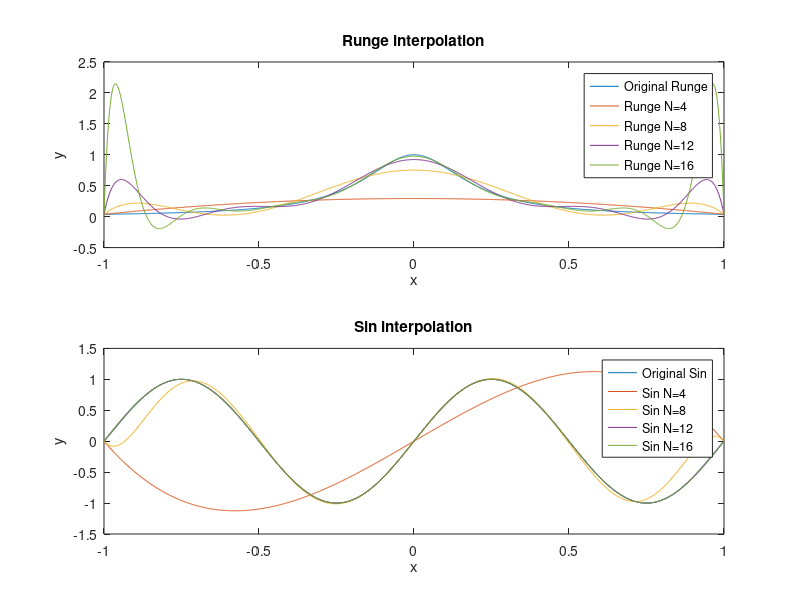

Source code (MATLAB):
function [V, original_Runge, original_sine, interpolated_Runge, interpolated_sine] = zadanie1()
% Rozmiar tablic komórkowych (cell arrays) V, interpolated_Runge, interpolated_sine: [1,4].
% V{i} zawiera macierz Vandermonde wyznaczoną dla liczby węzłów interpolacji równej N(i)
% original_Runge - wektor wierszowy zawierający wartości funkcji Runge dla wektora x_fine=linspace(-1, 1, 1000)
% original_sine - wektor wierszowy zawierający wartości funkcji sinus dla wektora x_fine
% interpolated_Runge{i} stanowi wierszowy wektor wartości funkcji interpolującej 
%       wyznaczonej dla funkcji Runge (wielomian stopnia N(i)-1) w punktach x_fine
% interpolated_sine{i} stanowi wierszowy wektor wartości funkcji interpolującej
%       wyznaczonej dla funkcji sinus (wielomian stopnia N(i)-1) w punktach x_fine
    N = 4:4:16;
    x_fine = linspace(-1, 1, 1000);
    original_Runge = 1 ./ (1 + 25 * x_fine.^2);
    
    subplot(2,1,1);
  
    plot(x_fine, original_Runge);
    title('Runge interpolation')
    xlabel('x')
    ylabel('y')
    hold on;
    for i = 1:length(N)
        V{i} = vandermonde_matrix(N(i));% macierz Vandermonde
        % węzły interpolacji
        % wartości funkcji interpolowanej w węzłach interpolacji
        x_coarse = linspace(-1,1,N(i));
        b = (1 ./ (1 + 25 * x_coarse.^2))';
        c_runge = V{i} \ b; % współczynniki wielomianu interpolującego
        
        interpolated_Runge{i} = polyval(flipud(c_runge), x_fine); % interpolacja
        plot(x_fine, interpolated_Runge{i}); % Wyświetlenie legendy dla interpolacji Runge
    end
    legend_labels = {'Original Runge'};
    for i = 1:length(N)
        legend_labels{end+1} = ['Runge N=', num2str(N(i))];
    end
    legend(legend_labels);
    hold off

    original_sine = sin(2 * pi * x_fine);
    subplot(2,1,2);
    plot(x_fine, original_sine);
    title('Sin interpolation')
    xlabel('x');
    ylabel('y');
    hold on;
    for i = 1:length(N)
        % wartości funkcji interpolowanej w węzłach interpolacji
        x_coarse = linspace(-1,1,N(i));
        b = sin((2*pi).*x_coarse)';
        c_runge = V{i} \ b; % współczynniki wielomianu interpolującego
        
        interpolated_sine{i} = polyval(flipud(c_runge), x_fine);
        plot(x_fine, interpolated_sine{i})
    end
    legend_labels = {'Original Sin'};
    for i = 1:length(N)
        legend_labels{end+1} = ['Sin N=', num2str(N(i))];
    end
    legend(legend_labels);
    hold off
    print('zadanie1.png', '-dpng', '-r144');
end

function V = vandermonde_matrix(N)
    % Generuje macierz Vandermonde dla N równomiernie rozmieszczonych w przedziale [-1, 1] węzłów interpolacji
    x_coarse = linspace(-1,1,N);
    V = zeros(N);
    for i = 1:N
        for j=1:N
            V(i,j) = x_coarse(i)^(j-1);
        end
    
    end

end

function y = rungeFun(x)
    y = 1 / (1 + (25*x^2));
end
